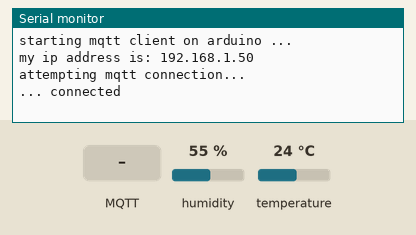
The sketch below on a simulated Arduino Uno, built with avr-gcc and run on an emulated ATmega328P. On the bench: the last lines printed to the serial monitor. Inputs (shaded band) come from the test bench; at power-on: humidity 55 %, temperature 24 °C. WiFi joins after 1.5 s; servers stay silent unless stated; no MQTT or app messages arrive unless stated.

Above: at 2.7 s.
2.8 s: MQTT message "1" arrives on the first subscribed topic
At 4.0 s:
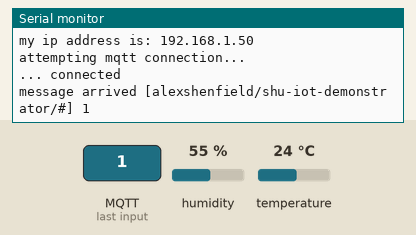
4.3 s: MQTT message "on" arrives on the first subscribed topic
At 5.2 s:
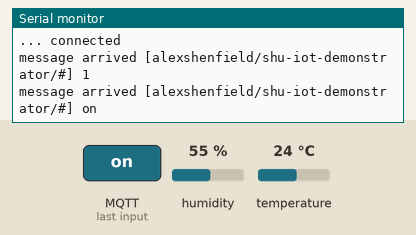
5.8 s: MQTT message "off" arrives on the first subscribed topic
At 6.4 s:
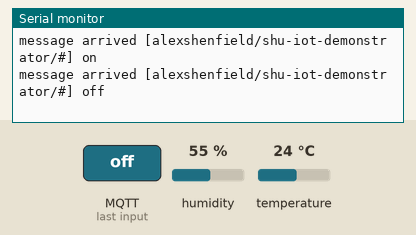

The sketch:

iot_data_node_ethernet.ino
```cpp
/*
 * iot_data_node.ino
 *
 * arduino sketch to send temperature and humidity data to a public mqtt broker
 * in this example we are using the arduino ethernet shields for communication
 *
 * author:  alex shenfield
 * date:    21/02/2022
 */

// INCLUDES

// we are using the Ethernet library (which supports the WizNet w5500 Ethernet
// controller)
#include <SPI.h>
#include <Ethernet.h>

/// include the pubsub client
#include <PubSubClient.h>

// include the sensor library
#include "dht.h"

// ETHERNET CONNECTION DECLARATIONS

// mac address
byte mac[] = {0x90, 0xA2, 0xDA, 0x11, 0x44, 0xC7};

// MQTT DECLARATIONS

// mqtt server details
const char server[] = "test.mosquitto.org";
const long port     = 1883;

// get an Ethernet client object and pass it to the mqtt client
EthernetClient ethernet_client;
PubSubClient client(ethernet_client);

// timing variables - send data approximately every 10 seconds
long previous_time = 0;
long connection_interval = 10000;

// SENSOR DECLARATIONS

// dht sensor pin
#define dhtpin  2

// CODE

// set up code
void setup()
{
  // set up serial comms for debugging and display of DHCP allocated IP
  // address
  Serial.begin(115200);
  Serial.println("starting mqtt client on arduino ...");

  // mqtt server and subscription callback
  client.setServer(server, port);
  client.setCallback(callback);

  // start the ethernet shield communication - initially try to get a DHCP ip
  // address
  if (Ethernet.begin(mac) == 0)
  {
    // if DHCP fails, print a message and wait forever
    Serial.println("failed to configure ethernet using DHCP");
    while (1)
    {
      ;
    }
  }

  // print the IP address to the serial monitor
  IPAddress myIP = Ethernet.localIP();
  Serial.print("my ip address is: ");
  Serial.println(myIP);
}

// main loop
void loop()
{
  // if the client isn't connected then try to reconnect
  if (!client.connected())
  {
    reconnect();
  }
  else
  {
    // handle subscriptions to topics (i.e. incoming messages)
    client.loop();

    // periodically publish a message to a feed (note, this uses the
    // same non blocking timing mechanism as in blink_without_delay.ino
    // from lab 1)
    unsigned long current_time = millis();
    if(current_time - previous_time > connection_interval)
    {
      previous_time = current_time;
      send_sensors();
    }
  }
}

// MQTT FUNCTIONS

// mqtt message received callback
void callback(char* topic, byte* payload, unsigned int length)
{
  // print the message
  Serial.print("message arrived [");
  Serial.print(topic);
  Serial.print("] ");
  for (int i=0;i<length;i++)
  {
    Serial.print((char)payload[i]);
  }
  Serial.println();
}

// reconnect to server
void reconnect()
{
  // loop until we're reconnected
  while (!client.connected())
  {
    Serial.println("attempting mqtt connection...");

    // try to connect to the mqtt broker
    if (client.connect("axs_arduino_190310"))
    {
      Serial.println("... connected");

      // once connected, subscribe to the appropriate feeds
      client.subscribe("alexshenfield/shu-iot-demonstrator/#");

      // ... and publish an announcement
      client.publish("alexshenfield/shu-iot-demonstrator/status-messages", "we are alive!");
    }
    else
    {
      // print some error status
      Serial.print("connection failed, rc = ");
      Serial.print(client.state());
      Serial.println();
      Serial.println("we will try again in 5 seconds");

      // wait 5 seconds before retrying
      delay(5000);
    }
  }
}

// APPLICATION FUNCTIONS

// function to send the sensor values
void send_sensors()
{
  // if the client is already connected then send data
  if (client.connected())
  {
    // dht sensor

    // create a dht sensor instance and read it
    dht DHT;
    int chk = DHT.read11(dhtpin);

    // if the return code indicates success we get the data, turn it into a string, and
    // send it out via mqtt
    if(chk == DHTLIB_OK)
    {
      // get the data from the sensor object
      float h = DHT.humidity;
      float t = DHT.temperature;

      // convert the sensor readings to character arrays
      char humidity_level[6];
      char temperature_level[6];
      dtostrf(h, 5, 2, humidity_level);
      dtostrf(t, 5, 2, temperature_level);

      // send via mqtt
      client.publish("alexshenfield/shu-iot-demonstrator/humidity", humidity_level);
      client.publish("alexshenfield/shu-iot-demonstrator/temperature", temperature_level);
    }
  }
}
```

Measured:
- after the input at 2.8 s, the serial monitor: prints a new line at once (image 1)
- after the input at 4.3 s, the serial monitor: prints a new line at once (image 2)
- after the input at 5.8 s, the serial monitor: prints a new line at once (image 3)
